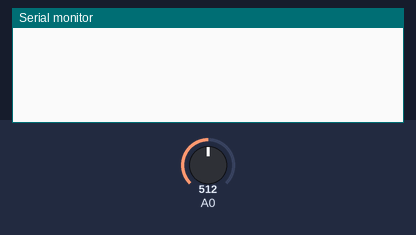
The sketch below on a simulated ESP8266 (NodeMCU). Shown: the last lines printed to the serial monitor. The test bench sets the inputs (shaded band); at power-on: A0 = 512. WiFi joins after 1.5 s; servers stay silent unless stated.

Above: at 3.0 s.
3.1 s: A0 set to 390
At 4.2 s:
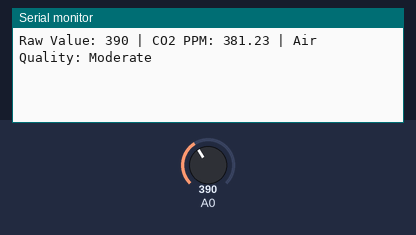
7.3 s: A0 set to 410
At 8.5 s:
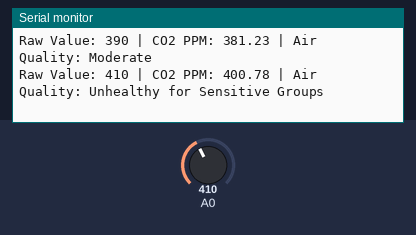
11.3 s: A0 set to 190
At 12.7 s:
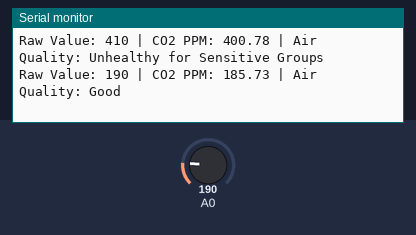
15.3 s: A0 set to 716
At 16.9 s:
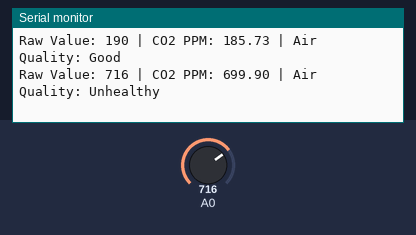
19.3 s: A0 set to 900
At 21.2 s:
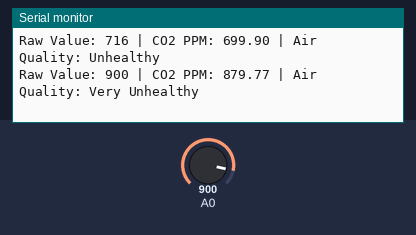

The sketch:

MQ135_Blynk.ino
```cpp
#define BLYNK_TEMPLATE_ID "YourTemplateID"
#define BLYNK_TEMPLATE_NAME "MQ-135 Air Monitor"
#define BLYNK_AUTH_TOKEN "YourAuthToken"

#include <ESP8266WiFi.h>
#include <BlynkSimpleEsp8266.h>

// WiFi credentials
char ssid[] = "YourWiFiSSID";
char pass[] = "YourWiFiPassword";

BlynkTimer timer;

void sendSensorData() {
  int analogValue = analogRead(A0);

  // Estimate CO2 PPM (very rough – for demo purposes only)
  float ppm = analogValue * (1000.0 / 1023.0);

  // Determine air quality level
  String airQuality;

  if (ppm <= 200) {
    airQuality = "Good";
  } else if (ppm <= 400) {
    airQuality = "Moderate";
  } else if (ppm <= 600) {
    airQuality = "Unhealthy for Sensitive Groups";
  } else if (ppm <= 800) {
    airQuality = "Unhealthy";
  } else if (ppm <= 1000) {
    airQuality = "Very Unhealthy";
  } else {
    airQuality = "Hazardous";
  }

  // Debug output to Serial Monitor
  Serial.print("Raw Value: ");
  Serial.print(analogValue);
  Serial.print(" | CO2 PPM: ");
  Serial.print(ppm);
  Serial.print(" | Air Quality: ");
  Serial.println(airQuality);

  // Send values to Blynk app
  Blynk.virtualWrite(V0, analogValue);
  Blynk.virtualWrite(V1, ppm);
  Blynk.virtualWrite(V2, airQuality);
}

void setup() {
  Serial.begin(9600);
  Blynk.begin(BLYNK_AUTH_TOKEN, ssid, pass);
  timer.setInterval(2000L, sendSensorData);  // Send every 2 seconds
}

void loop() {
  Blynk.run();
  timer.run();
}
```

Measured:
- after the input at 3.1 s, the serial monitor: prints a new line after 0.70 s (image 1)
- after the input at 7.3 s, the serial monitor: prints a new line after 0.50 s (image 2)
- after the input at 11.3 s, the serial monitor: prints a new line after 0.50 s (image 3)
- after the input at 15.3 s, the serial monitor: prints a new line after 0.50 s (image 4)
- after the input at 19.3 s, the serial monitor: prints a new line after 0.50 s (image 5)
